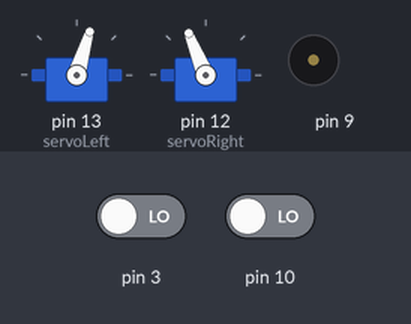
Bench run of a sketch on a simulated Arduino Uno, built with avr-gcc and run on an emulated ATmega328P. On the bench: 2 × servo, buzzer (waves = sounding). The test bench sets the inputs (shaded band); at power-on: pin 3 LOW, pin 10 LOW.

Above: at 0.78 s.
1.3 s: pin 3 driven HIGH
At 1.73 s:
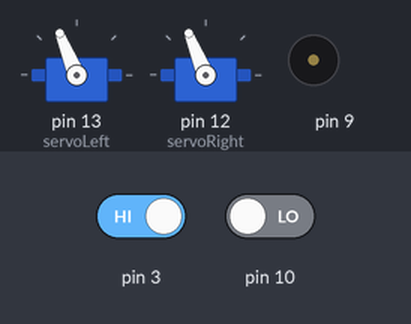
4.3 s: pin 10 driven HIGH
At 4.56 s:
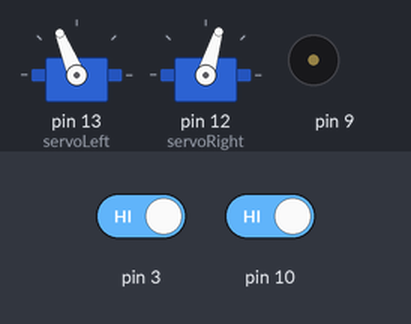
7.3 s: pin 3 driven LOW
At 7.7 s:
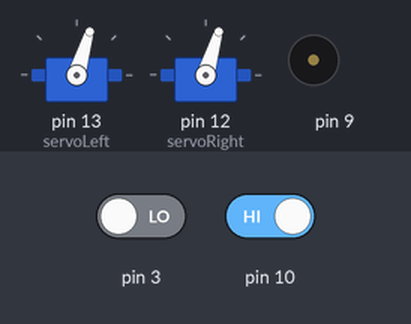
10.3 s: pin 10 driven LOW
At 10.54 s:
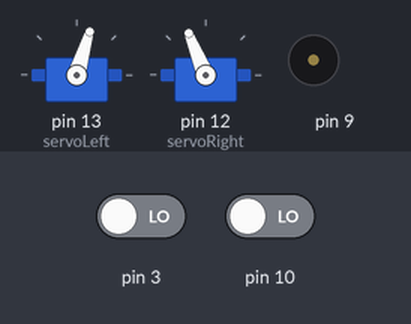
Timing chart, 0 to 14.3 s (numbered marks = the images above; inputs shaded):
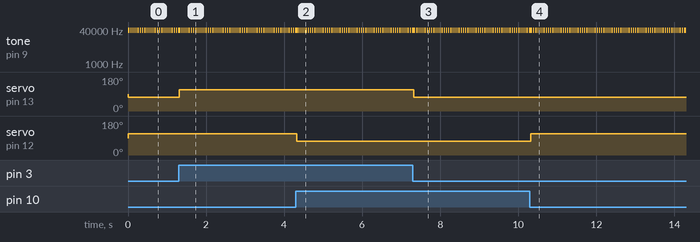

Measured:
- after the input at 1.3 s, servo on pin 13 (servoLeft): 73° → 112° at once
- after the input at 4.3 s, servo on pin 12 (servoRight): 112° → 73° at once
- after the input at 7.3 s, servo on pin 13 (servoLeft): 112° → 73° at once
- after the input at 10.3 s, servo on pin 12 (servoRight): 73° → 112° at once
- by itself, tone on pin 9: alternates 38000 Hz for 0.01 s and silent for 0.04 s

The sketch:

IR_Sensor.ino
```cpp
#include <Servo.h>

Servo servoLeft;
Servo servoRight;

void setup()
{
  pinMode(10, INPUT); pinMode(9, OUTPUT);
  pinMode(3, INPUT); pinMode(2, OUTPUT);

  servoLeft.attach(13);
  servoRight.attach(12);
}

void loop()
{
  int irLeft = irDetect(9, 10, 38000);
  int irRight = irDetect(2, 3, 38000);

  if ((irLeft == 0) && (irRight == 0))
  {
    maneuver(-200, -200, 20);
  }
  else if(irLeft == 0)
  {
    maneuver(200, -200, 20);
  }
  else if(irRight == 0)
  {
    maneuver(-200, 200, 20);
  }
  else
  {
    maneuver(200, 200, 20);
  }
}

int irDetect(int irLedPin, int irReceiverPin, long frequency)
{
  tone(irLedPin, frequency, 8);
  delay(1);
  int ir = digitalRead(irReceiverPin);
  delay(1);
  return ir;
}

void maneuver(int speedLeft, int speedRight, int msTime)
{
  servoLeft.writeMicroseconds(1500 + speedLeft);
  servoRight.writeMicroseconds(1500 - speedRight);
  if(msTime == -1)
  {
    servoLeft.detach();
    servoRight.detach();
  }
  delay(msTime);
}
```
